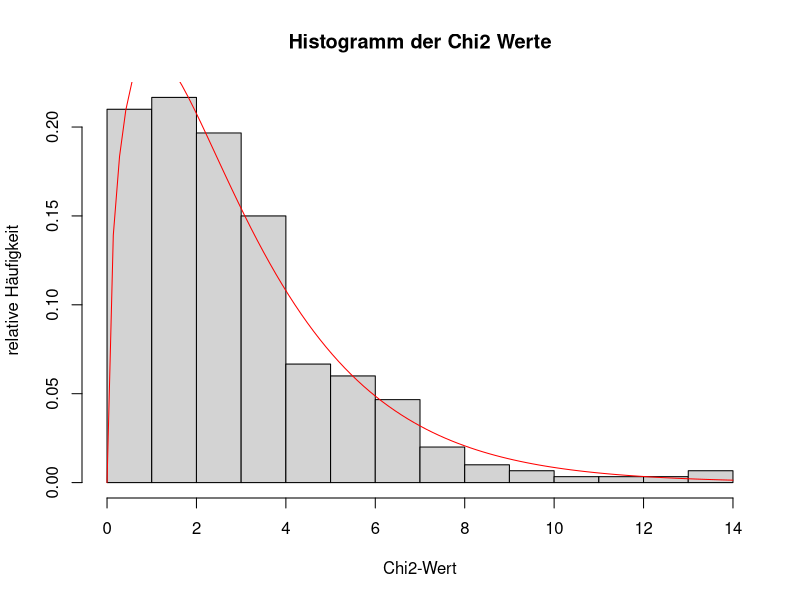

Source code (R):
## ---- chunk 1
  set.seed(123)
  simulateAnpassungstest <- function(){
    n <- 1000
    p <- c(1/8, 1/4, 1/2, 1/8)
    a <- rmultinom(1, n, p)
    sum((a - n*p)^2/(n*p))
  }
## ---- chunk 2
  results <- c()
  for (i in 1:300){
    results =c(results ,simulateAnpassungstest())
  }

## ---- chunk 3
  hist(results, freq=FALSE, main = "Histogramm der Chi2 Werte", xlab = "Chi2-Wert", ylab = "relative Häufigkeit")
  curve(dchisq(x, 3), add = TRUE, col = "red")
